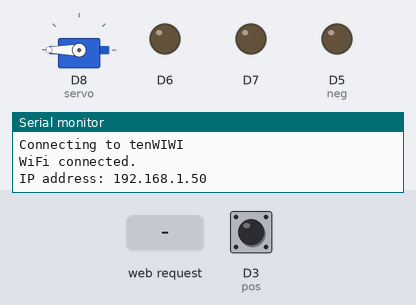
The sketch below on a simulated ESP8266 (NodeMCU). Shown: servo, output pins drawn as LEDs (lit = HIGH), the last lines printed to the serial monitor. The inputs (shaded band) are chosen by the test bench; at power-on: D3 (pos) HIGH. WiFi joins after 1.5 s; servers stay silent unless stated.

Above: at 3.2 s.
3.3 s: D3 (pos) pulled LOW for 0.15 s
4.9 s: HTTP request GET /toggle received
At 5.7 s:
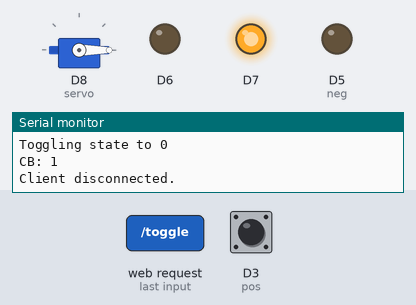
6.4 s: D3 (pos) pulled LOW for 1 s
At 8.6 s:
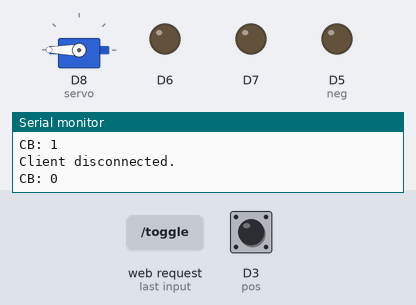
8.9 s: D3 (pos) pulled LOW for 3.2 s
At 12.4 s:
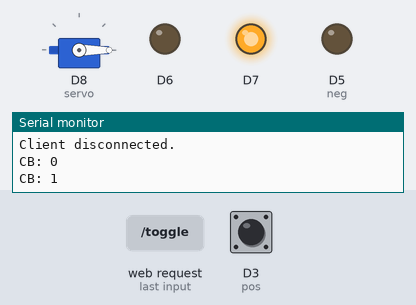
Timing chart, 0 to 13.9 s (numbered marks = the images above; inputs shaded):
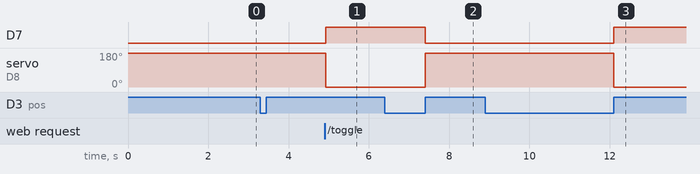

The sketch:

CB_SERVO.ino
```cpp
#include <ESP8266mDNS.h>
#include <ESP8266WiFi.h>
#include <Servo.h>
// fb.com/dnhuan - bac cu lien lac de hoi nhe
Servo servo;

const char* ssid     = "tenWIWI";
const char* password = "passWIFI";

WiFiServer server(80);

String header;
int pos = D3;
int neg = D5;
int ledPos = D11;
int ledNeg = D12;
int degON = 0;
int degOFF = 180;
bool CB_ON = false;
bool wait = false;

unsigned long currentTime = millis();
unsigned long previousTime = 0;
const long timeoutTime = 2000;

void CB(){
  if(wait == false){
    wait = true;
    if(CB_ON){
      servo.write(degON);
      digitalWrite(ledPos, HIGH);
      Serial.print("CB: ");
      Serial.println(CB_ON);
    }
    else{
      servo.write(degOFF);
      digitalWrite(ledPos, LOW);
      Serial.print("CB: ");
      Serial.println(CB_ON);
    }
    delay(500);
    CB_ON = !CB_ON;
    wait = false;
  }
}

void setup() {
  Serial.begin(9600);
  pinMode(ledPos, OUTPUT);
  pinMode(ledNeg, OUTPUT);
  pinMode(pos, INPUT_PULLUP);
  pinMode(neg, OUTPUT);
  digitalWrite(neg, LOW);
  digitalWrite(ledNeg, LOW);
  attachInterrupt(digitalPinToInterrupt(pos), CB, RISING);
  Serial.print("Connecting to ");
  Serial.println(ssid);
  WiFi.mode(WIFI_STA);
  WiFi.softAPdisconnect (true);
  WiFi.begin(ssid, password);
  while (WiFi.status() != WL_CONNECTED) {
    delay(500);
    Serial.println();
  }
  Serial.println();
  Serial.println("WiFi connected.");
  Serial.print("IP address: ");
  //mDNS
  Serial.println(WiFi.localIP());
    if (!MDNS.begin("maybom")) {    // dia chi web se la maybom.local
    while (1) { // bao loi
      digitalWrite(ledPos, HIGH);
      delay(1000);
      digitalWrite(ledPos, LOW);
      delay(1000);
    }
  }
  server.begin();
  MDNS.addService("http", "tcp", 80);
  // Servo
  servo.attach(D8);
  servo.write(degOFF);
  delay(500);
}

void loop(){
  WiFiClient client = server.available();
  if (client) {
    Serial.println("New client connected");
    String currentLine = "";
    currentTime = millis();
    previousTime = currentTime;
    while (client.connected() && currentTime - previousTime <= timeoutTime) {
      currentTime = millis();
      if (client.available()) {
        char c = client.read();
        Serial.write(c);
        header += c;
        if (c == '\n') {                    // if newline
          if (currentLine.length() == 0) {  // now respond
            client.println("HTTP/1.1 200 OK");
            client.println("Content-type:text/html");
            client.println("Connection: close");
            client.println();

            // Router
            if (header.indexOf("GET / HTTP") >= 0) {
              Serial.println("Main menu");
              Serial.print("Status: ");
              Serial.println(CB_ON);
            } else if (header.indexOf("GET /toggle") >= 0) {
              Serial.print("Toggling state to ");
              Serial.println(!CB_ON);
              CB();
            }

            // HTML
            client.println("<!DOCTYPE html><html>");
            client.println("<head><meta name=\"viewport\" content=\"width=device-width, initial-scale=1\">");
            client.println("<meta charset=\"UTF-8\">");
            client.println("<link rel=\"icon\" href=\"data:,\">");

            // CSS
            client.println("<style>html { font-family: Helvetica; display: inline-block; margin: 0px auto; text-align: center;}");
            client.println(".button { background-color: #195B6A; border: none; color: white; padding: 16px 40px;");
            client.println("text-decoration: none; font-size: 30px; margin: 2px; cursor: pointer;}");
            client.println(".button2 {background-color: #77878A;}</style></head>");

            // HTML body
            client.println("<body><h1>Máy bơm nước</h1>");
            if (CB_ON) {
              client.println("<h2>Trạng thái: ĐANG BẬT</h2>");
              client.println("<p><a href=\"/toggle\"><button class=\"button\">ON</button></a></p>");
            } else {
              client.println("<h2>Trạng thái: ĐANG TẮT</h2>");
              client.println("<p><a href=\"/toggle\"><button class=\"button button2\">OFF</button></a></p>");
            }

            client.println("</body></html>");
            client.println();
            break;
          } else {
            currentLine = "";
          }
        } else if (c != '\r') {
          currentLine += c;
        }
      }
    }
    header = "";
    client.stop();
    Serial.println("Client disconnected.");
    Serial.println("");
  }
}
```

Measured:
- after the input at 4.9 s, D7: LOW → HIGH at once; servo on D8 (servo): 180° → 0° at once
- after the input at 6.4 s, D7: HIGH → LOW after 1.0 s; servo on D8 (servo): 0° → 180° after 1.0 s
- after the input at 8.9 s, D7: LOW → HIGH after 3.2 s; servo on D8 (servo): 180° → 0° after 3.2 s
